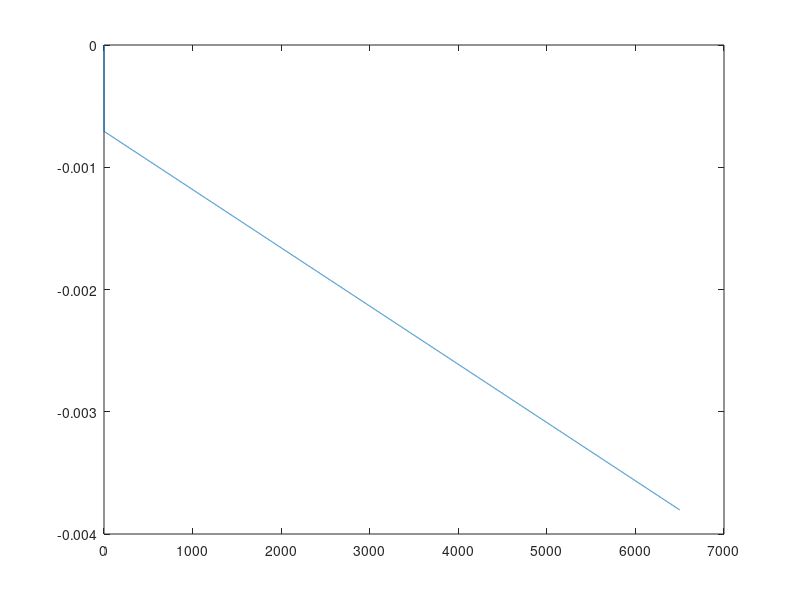

The MATLAB source for this figure:
%====================%
% Inicialização %
%====================%
clear all; close all; format longEng; clc
%====================%
% Carregando Pacotes %
%====================%
%====================%
% Definindo funções %
%====================%
function [fracaoDeTrabalho] = cicloDeTrabalho(corrente)
  global correnteMinima correnteOciosa correnteRotacaoMinima correntePicoReduzido correntePicoReal
  picoDeTrabalho = 1;
  contador=1;
  fracaoDeTrabalho = zeros(1,length(corrente));
  for contador = 1:1:length(corrente)
    if  corrente <= correnteOciosa && corrente >= correnteMinima
      fracaoDeTrabalho(contador) = 0;
    endif
    if  corrente <= correntePicoReduzido && corrente >= correnteRotacaoMinima
      cicloTrabalhoMinimo = 0.1;
      coeficienteAngular = (picoDeTrabalho-cicloTrabalhoMinimo)/(correntePicoReduzido-correnteRotacaoMinima);
      coeficienteLinear = picoDeTrabalho -(correntePicoReduzido*(coeficienteAngular));
      fracaoDeTrabalho(contador) = (coeficienteAngular).*corrente+(coeficienteLinear);
    endif
    if  corrente >= correntePicoReduzido
      fracaoDeTrabalho(contador) = 1;
    endif
    endfor
endfunction
%{
Modelo para Roda de Reação pelo WERTZ por Gabriel Alves Silva
m -> massaRodaDeReacao
R-> raio
I -> momento de inercia
rpm -> rotações por minuto
rotacoesPorMinutoRodaDeReacaoMaxima -> maior rotação atinginda pelo motor
N -> Torque Líquido
torqueEletromagnetico -> Torque eletromagnético
torqueAtritoRolamento -> Torque de atrito de rolamento
magnitudeMaximaTorqueEletromagnatico -> Magnitude Máxima
smax -> Velocidade de Sincronização
rpm -> Velocidade em RPM
coeficienteCoulomb -> Coeficiente de Coulomb
f -> Coeficiente de atrito viscoso
melhorTorqueEletromagneticoParaRazaoVelocidadeAtualEVelocidadeMaxima = r quando torqueEletromagnetico max
A->corrente
s=h/I h-> momento necessário.
%}
function torqueAplicadoPorVelocidadeRotacaoRodaDeReacao(coeficienteCoulomb,rotacoesPorMinutoRodaDeReacao,coeficienteAtritoViscoso,rotacoesPorMinutoRodaDeReacaoMaxima,magnitudeMaximaTorqueEletromagnatico,melhorTorqueEletromagneticoParaRazaoVelocidadeAtualEVelocidadeMaxima,tensao,fracaoDeTrabalhoAtual)
  razaoDiferencaVelocidadeAtualVelocidadeMaximaPorVelocidadeMaxima = 1 - rotacoesPorMinutoRodaDeReacao/rotacoesPorMinutoRodaDeReacaoMaxima;
  torqueAtritoRolamento = coeficienteCoulomb*sign(rotacoesPorMinutoRodaDeReacao)*coeficienteAtritoViscoso.*rotacoesPorMinutoRodaDeReacao;
  torqueEletromagnetico = 2.*magnitudeMaximaTorqueEletromagnatico.*melhorTorqueEletromagneticoParaRazaoVelocidadeAtualEVelocidadeMaxima.*razaoDiferencaVelocidadeAtualVelocidadeMaximaPorVelocidadeMaxima.*((melhorTorqueEletromagneticoParaRazaoVelocidadeAtualEVelocidadeMaxima.^2)+(razaoDiferencaVelocidadeAtualVelocidadeMaximaPorVelocidadeMaxima.^2)).^-1;
  torqueAplicado = sign(tensao).*fracaoDeTrabalhoAtual.*torqueEletromagnetico - torqueAtritoRolamento;
  figure
  hold on
  plot (rotacoesPorMinutoRodaDeReacao,torqueAplicado,'b')
  plot (rotacoesPorMinutoRodaDeReacao,torqueEletromagnetico,':b')
  plot (rotacoesPorMinutoRodaDeReacao,torqueAtritoRolamento,'--b')
  grid
  title('Modelo Wertz Tração Total de uma roda de reação')
  xlabel('Velocidade de rotação [rpm]')
  ylabel('Tração Total [N*m]')
  axis square
  hold off
endfunction
%====================%
% Declarando e alocando variáveis %
%====================%
global correnteMinima = 0; % A
global correnteOciosa = 9 * 10^-3; % A
global correnteRotacaoMinima = 30 * 10^-3; % A
global correntePicoReduzido = 300 * 10^-3; % A
global correntePicoReal = 650 * 10^-3; % A
tensao = 5; % V
massaRodaDeReacao = 0.137; % kg
raioRodaDeReacao = 43.5*10^-3; % m
momentoInerciaEixoAxial = (massaRodaDeReacao*raioRodaDeReacao^2)/2; % kg*m^2
matrizInerciaRodaDeReacao = eye(3)*momentoInerciaEixoAxial;
rotacoesPorMinutoRodaDeReacaoMaxima = 6500; %RPM;
coeficienteCoulomb = 7.06*10^-4; %N*m
coeficienteAtritoViscoso = 0.00000455/9.54929; %N*m/RPM
magnitudeMaximaTorqueEletromagnatico = 0.03; %N*m
melhorTorqueEletromagneticoParaRazaoVelocidadeAtualEVelocidadeMaxima = 1-(rotacoesPorMinutoRodaDeReacaoMaxima/3)/rotacoesPorMinutoRodaDeReacaoMaxima; %
% Modelo WERTZ Analítico %
corrente = linspace(0,650 * 10^-3,1/0.1e-003);
rotacoesPorMinutoRodaDeReacao = linspace(0,6500,length(corrente));
fracaoDeTrabalho = cicloDeTrabalho(corrente);
vetorCorrente = [correnteMinima; correnteOciosa; correnteOciosa+0.1e-003; correnteRotacaoMinima; correntePicoReduzido; correntePicoReal];
vetorVelocidade = [0; 0; 100; 500; 1000; 6500];
relacaoVelocidadeCorrente = polyfit(vetorVelocidade,vetorCorrente,2);

for contador = 1:1:length(corrente);
  correnteAtual = polyval(relacaoVelocidadeCorrente,1000)
  torqueAtritoRolamento(contador) = coeficienteCoulomb*sign(rotacoesPorMinutoRodaDeReacao(contador))+coeficienteAtritoViscoso.*rotacoesPorMinutoRodaDeReacao(contador);
  razaoDiferencaVelocidadeAtualVelocidadeMaximaPorVelocidadeMaxima(contador) = 1-rotacoesPorMinutoRodaDeReacao(contador)/rotacoesPorMinutoRodaDeReacaoMaxima;
  torqueEletromagnetico(contador) = 2.*magnitudeMaximaTorqueEletromagnatico.*melhorTorqueEletromagneticoParaRazaoVelocidadeAtualEVelocidadeMaxima.*razaoDiferencaVelocidadeAtualVelocidadeMaximaPorVelocidadeMaxima(contador).*((melhorTorqueEletromagneticoParaRazaoVelocidadeAtualEVelocidadeMaxima.^2)+(razaoDiferencaVelocidadeAtualVelocidadeMaximaPorVelocidadeMaxima(contador).^2)).^-1;
  torqueAplicado(contador) = sign(tensao).*fracaoDeTrabalho(contador).*torqueEletromagnetico(contador)-torqueAtritoRolamento(contador);
endfor
%====================%
% Rotina %
%====================%
% Entrada
torqueControle = [-11.689188838616035e+00; -2.574984807953079e+00; -100.836957692956446e-03]; % N.m
%====================%
% Resultado %
%====================%
 plot(rotacoesPorMinutoRodaDeReacao,torqueAplicado)
